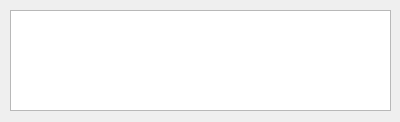
<?xml version="1.0" encoding="UTF-8"?>
<ui version="4.0">
 <class>Kol_IRI_Sput</class>
 <widget class="QDialog" name="Kol_IRI_Sput">
  <property name="geometry">
   <rect>
    <x>0</x>
    <y>0</y>
    <width>400</width>
    <height>122</height>
   </rect>
  </property>
  <property name="windowTitle">
   <string>Dialog</string>
  </property>
  <widget class="QTableView" name="tableView">
   <property name="geometry">
    <rect>
     <x>10</x>
     <y>10</y>
     <width>381</width>
     <height>101</height>
    </rect>
   </property>
  </widget>
 </widget>
 <resources/>
 <connections/>
</ui>
